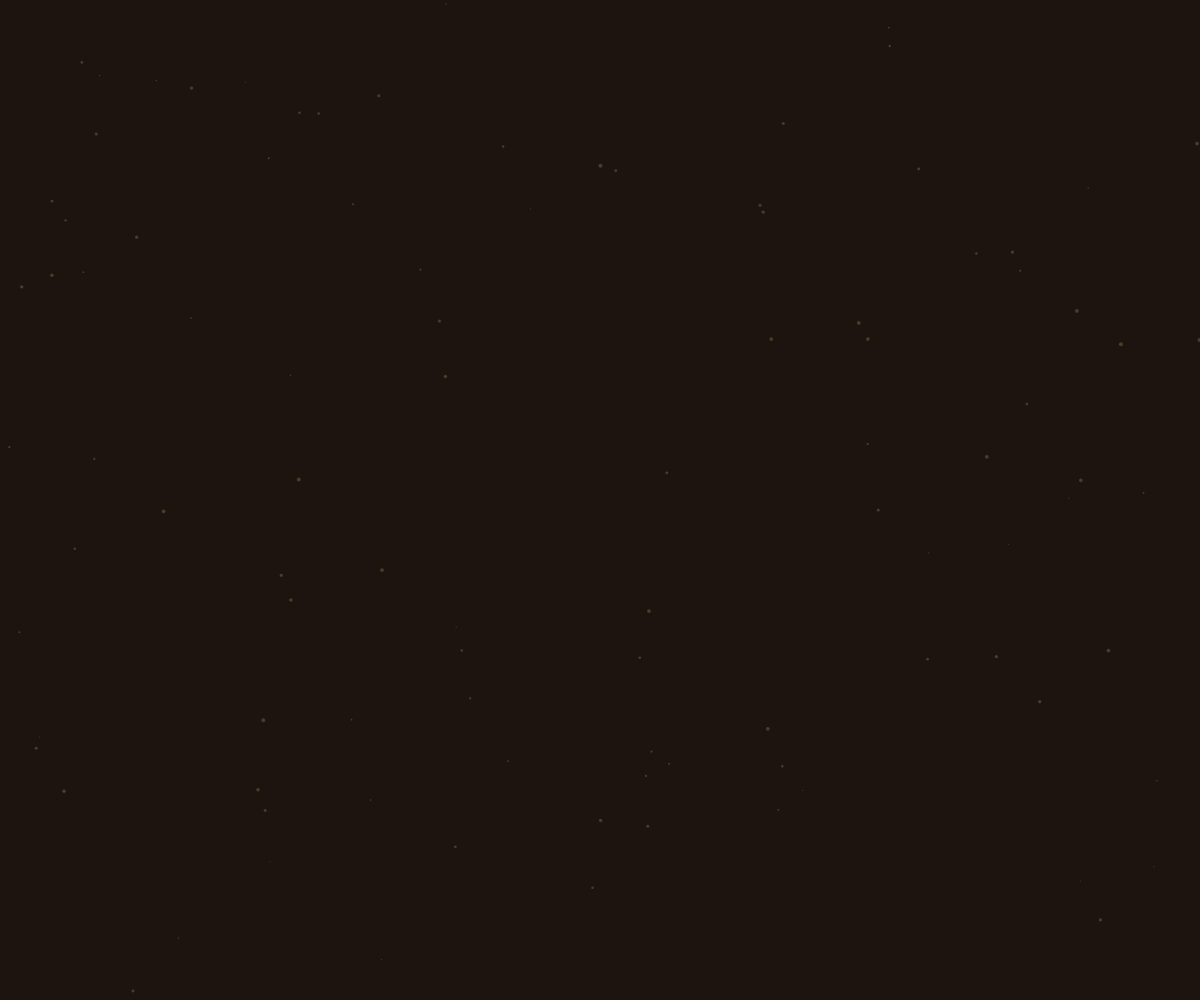
Frame 1 (no input)
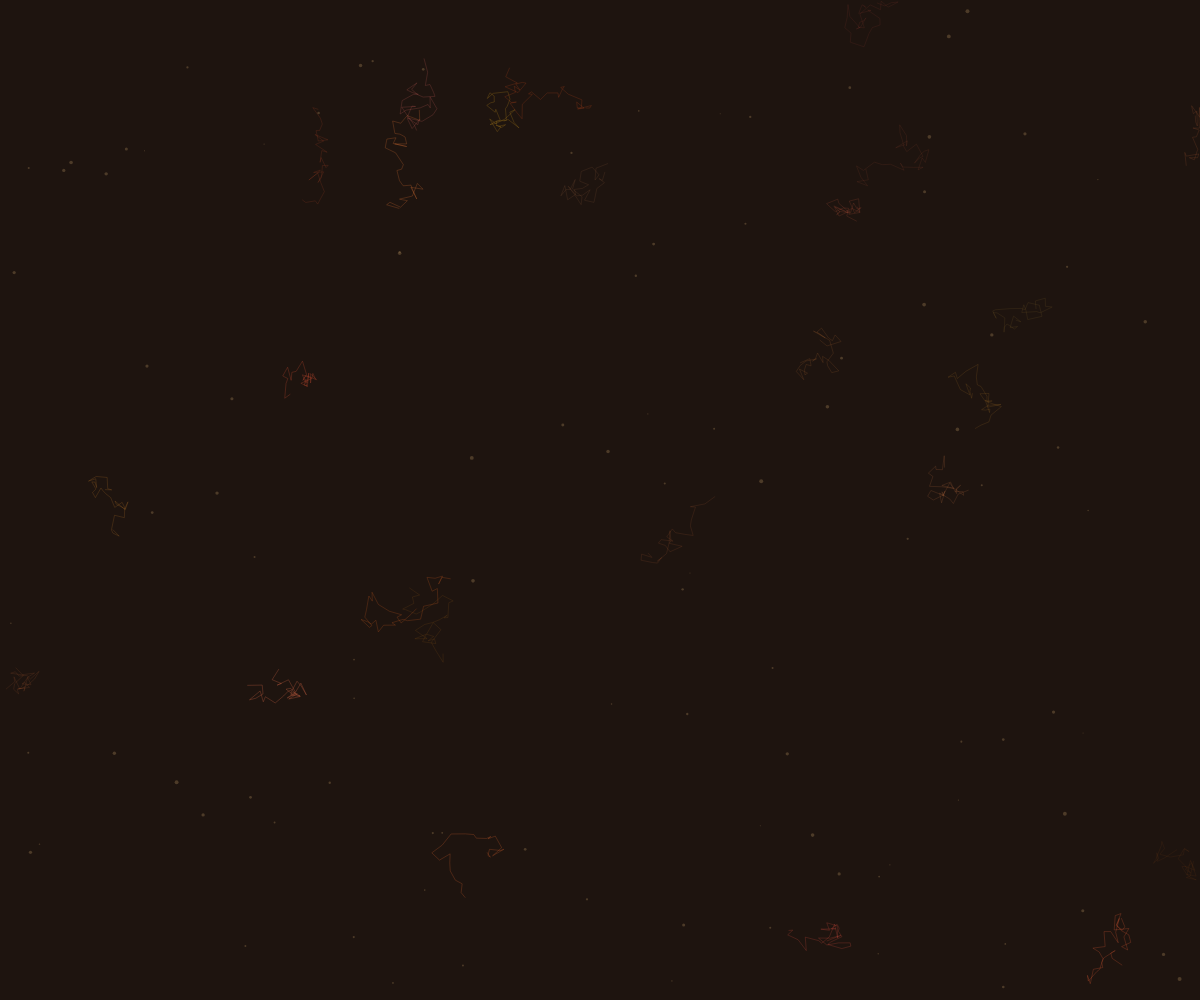
Frame 60 (no input)
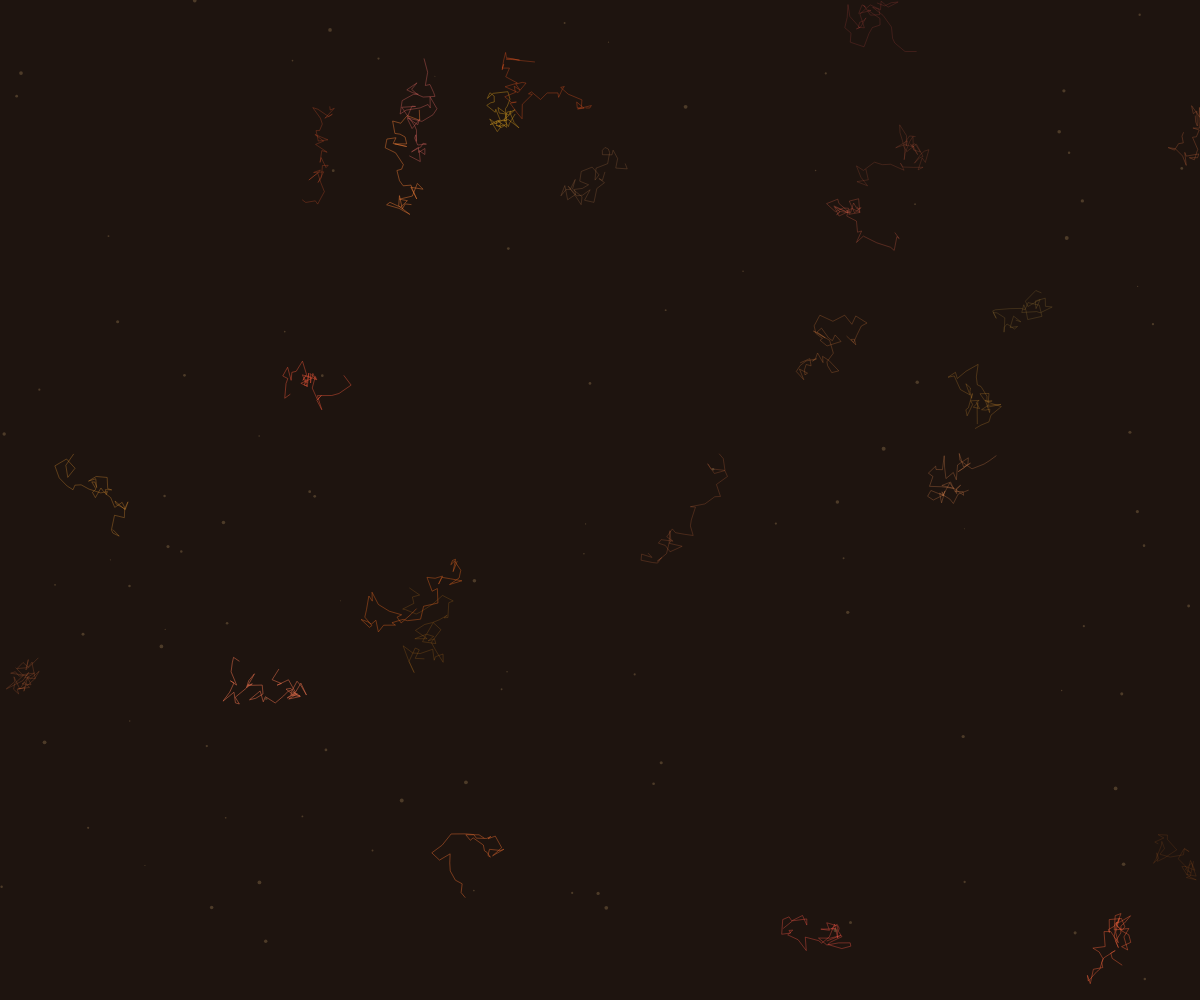
Frame 120 (the mouse pressed at the canvas centre since frame 60)

The p5.js sketch that drew these frames (run headless with seeded random() and noise() and a simulated clock; from frame 60 on, the mouse is pressed at the canvas centre):

// p5.js sketch
// ── sketch.js
let threads = [];
let time = 0;

class Thread {
  constructor(x, y) {
    this.points = [{ x, y }];
    this.color = color(
      random(180, 255),
      random(80, 150),
      random(30, 90),
      150
    );
    this.width = random(1, 3);
    this.growth = 0;
    this.maxGrowth = random(100, 200);
  }

  update() {
    if (this.growth < this.maxGrowth) {
      this.growth += 0.3;
    }
    
    // Add new points along the path
    if (random() < 0.2 && this.points.length < 150) {
      let last = this.points[this.points.length - 1];
      let angle = random(TWO_PI);
      let length = random(3, 15);
      let x = last.x + cos(angle) * length;
      let y = last.y + sin(angle) * length;
      
      // Keep within canvas
      if (x > 0 && x < width && y > 0 && y < height) {
        this.points.push({ x, y });
      }
    }
  }

  draw() {
    if (this.points.length < 2) return;
    
    stroke(this.color);
    strokeWeight(this.width * (this.growth / this.maxGrowth));
    noFill();
    
    beginShape();
    for (let i = 0; i < this.points.length; i++) {
      let point = this.points[i];
      vertex(point.x, point.y);
    }
    endShape();
  }
}

function setup() {
  createCanvas(windowWidth, windowHeight);
  
  // Create initial threads
  for (let i = 0; i < 25; i++) {
    let startX = random(width);
    let startY = random(height);
    let thread = new Thread(startX, startY);
    
    // Add initial segments
    for (let j = 0; j < 20; j++) {
      let last = thread.points[thread.points.length - 1];
      let angle = random(TWO_PI);
      let length = random(3, 15);
      let x = last.x + cos(angle) * length;
      let y = last.y + sin(angle) * length;
      
      if (x > 0 && x < width && y > 0 && y < height) {
        thread.points.push({ x, y });
      }
    }
    
    threads.push(thread);
  }

  // Add some crystalline veins
  for (let i = 0; i < 50; i++) {
    let x = random(width);
    let y = random(height);
    let angle = random(TWO_PI);
    let length = random(30, 100);
    
    push();
    translate(x, y);
    rotate(angle);
    stroke(255, 255, 200, 100);
    strokeWeight(random(0.5, 2));
    line(0, 0, length, 0);
    pop();
  }
}

function draw() {
  background(30, 20, 15); // Deep earth tone
  
  time += 0.005;
  
  // Update and draw threads
  for (let thread of threads) {
    thread.update();
    thread.draw();
  }
  
  // Add sediment deposits
  noStroke();
  for (let i = 0; i < 100; i++) {
    let x = random(width);
    let y = random(height);
    let size = random(1, 4);
    
    fill(150, 120, 80, 100);
    ellipse(x, y, size, size);
  }
}

function windowResized() {
  resizeCanvas(windowWidth, windowHeight);
}
